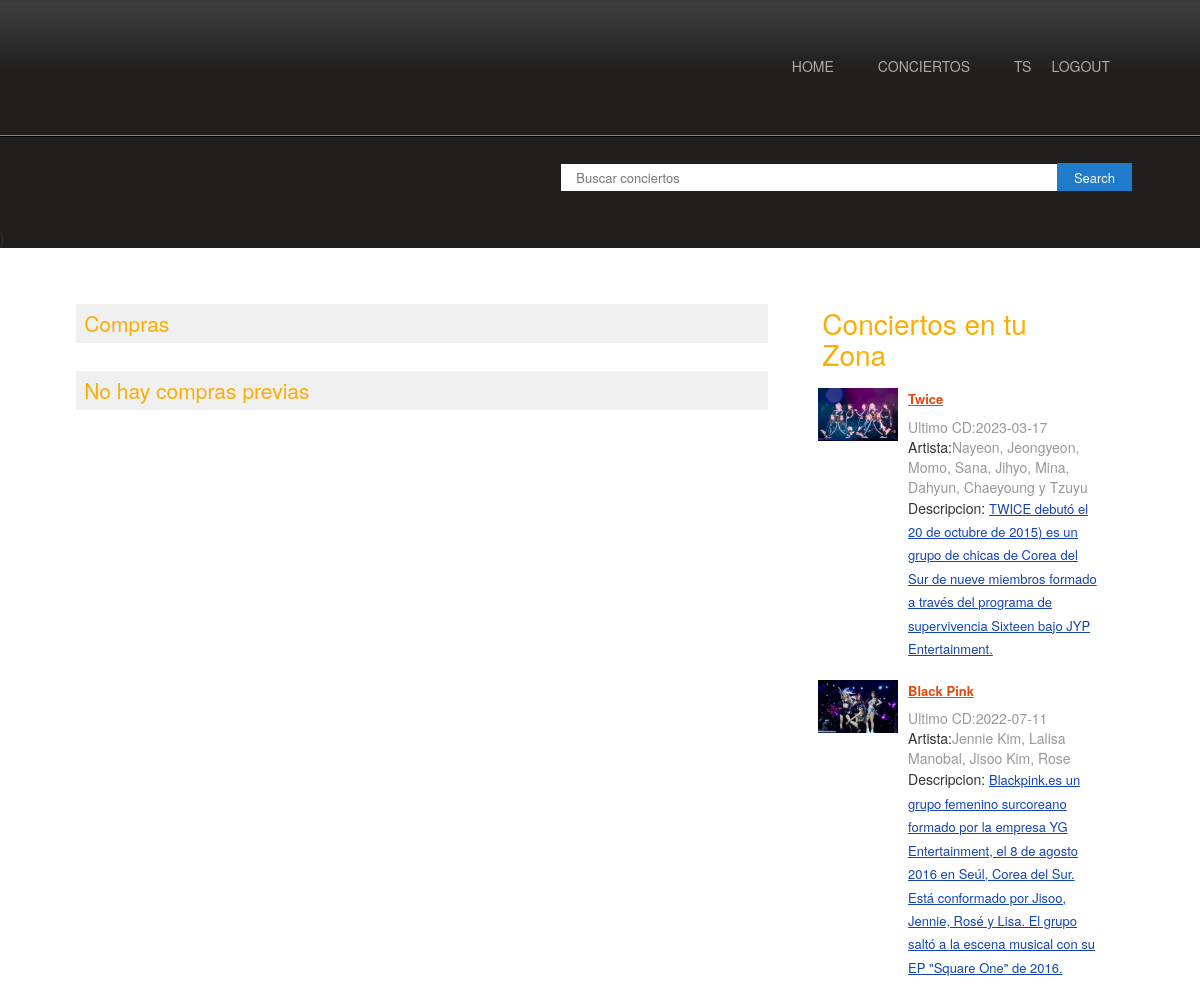
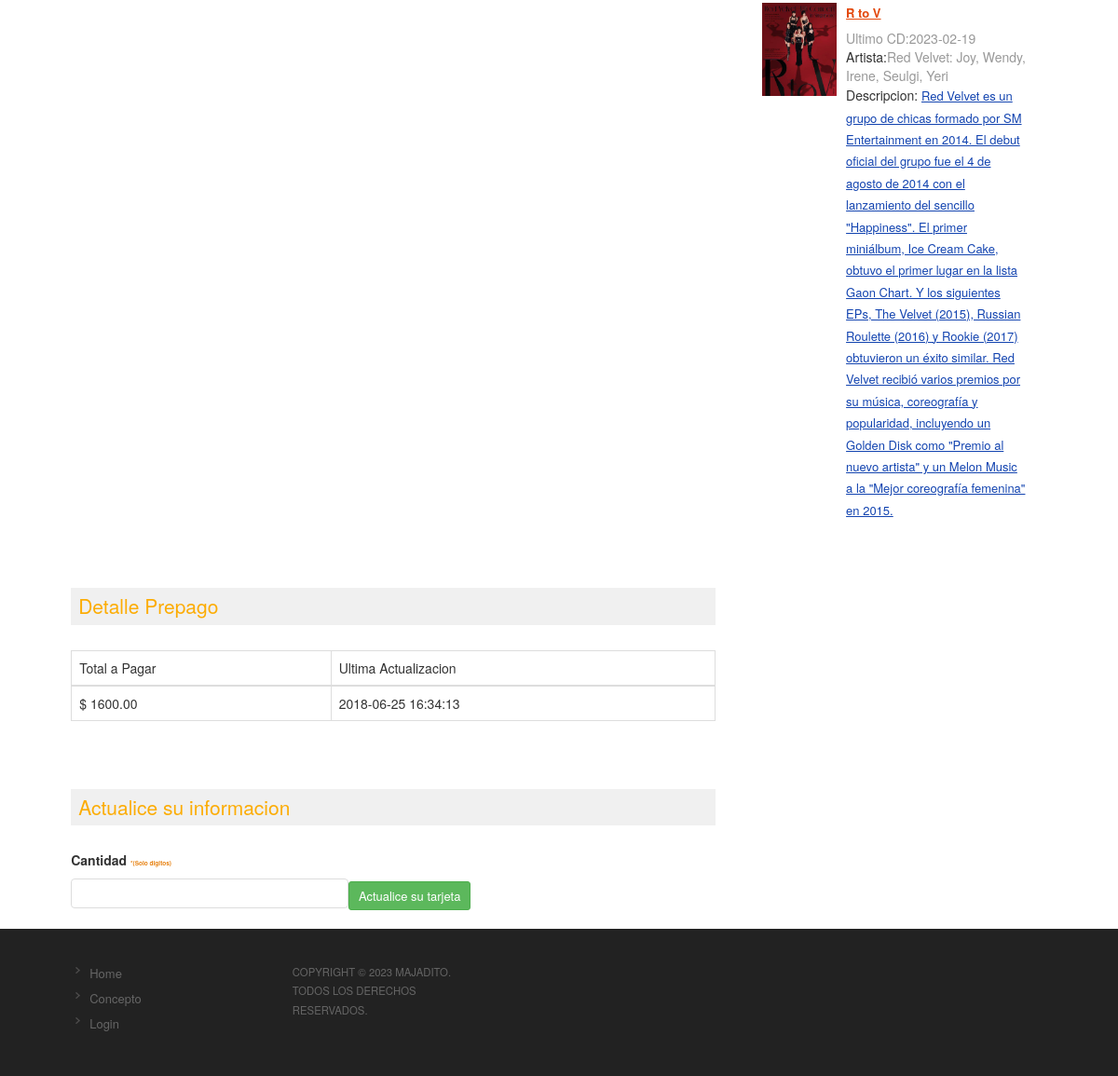
The page /profile.php (signed in) on the database its author committed (2 pictures, top to bottom).
### tables this page shows
CREATE TABLE `registro` (
  `user_id` int(11) NOT NULL,
  `nombre` varchar(100) DEFAULT NULL,
  `email` varchar(50) NOT NULL,
  `telefono` varchar(20) DEFAULT NULL,
  `edad` int(11) DEFAULT NULL,
  `genero` varchar(10) DEFAULT NULL,
  `totalPagar` decimal(8,2) DEFAULT NULL,
  `ultimaActualizacion` timestamp NOT NULL DEFAULT current_timestamp() ON UPDATE current_timestamp()
);

CREATE TABLE `concierto` (
  `concierto_id` int(11) NOT NULL,
  `estadio_id` int(11) DEFAULT NULL,
  `nombre_concierto` varchar(100) DEFAULT NULL,
  `artista` varchar(100) DEFAULT NULL,
  `desc` varchar(1000) NOT NULL,
  `fecha_debut` date DEFAULT NULL,
  `imagen` varchar(200) DEFAULT NULL,
  `estado` int(1) DEFAULT NULL
);

### profile.php (the view, shortened to what this page needs)
<?php include('header.php');
	?>
<div class="content">
	<div class="wrap">
		<div class="content-top">
				<div class="section group">
					<div class="about span_1_of_2">
						<h3>Compras</h3>
						<?php
				$bk=mysqli_query($con,"select * from bookings where user_id='".$_SESSION['user']."'");
				if(mysqli_num_rows($bk))
				{
					?>
					<table class="table table-bordered">
						<thead>
						<th>Ticket ID</th>
						<th>Artista</th>
						<th>Estadio</th>
						<th>Tier</th>
						<th>Show</th>
						<th>Asientos</th>
						<th>Precio</th>
						<th></th>
						</thead>
						<tbody>
						<?php
						while($bkg=mysqli_fetch_array($bk))
						{
							$m=mysqli_query($con,"select * from concierto where concierto_id=(select concierto_id from shows where show_id='".$bkg['show_id']."')");
							$mov=mysqli_fetch_array($m);
							$s=mysqli_query($con,"select * from arena where id='".$bkg['arena_id']."'");
							$srn=mysqli_fetch_array($s);
							$tt=mysqli_query($con,"select * from estadio where id='".$bkg['estadio_id']."'");
							$thr=mysqli_fetch_array($tt);
							$st=mysqli_query($con,"select * from show_fecha where fecha_id=(select fecha_id from shows where show_id='".$bkg['show_id']."')");
							$stm=mysqli_fetch_array($st);
							?>
							<tr>
								<td>
									<?php echo $bkg['ticket_id'];?>
								</td>
								<td>
									<?php echo $mov['nombre_concierto'];?>
								</td>
								<td>
									<?php echo $thr['nombre_estadio'];?>
								</td>
								<td>
									<?php echo $srn['nombre_arena'];?>
								</td>
								<td>
									<?php echo $stm['nombre'];?>
								</td>
								<td>
									<?php echo $bkg['nro_asientos'];?>
								</td>
								<td>
									$ <?php echo $bkg['cantidad'];?>
								</td>
								<td>
									<?php  if($bkg['fecha_ticket']<date('Y-m-d'))
									{
										?>
										<i class="glyphicon glyphicon-ok"></i>
										<?php
									}
									else
									{?>
									<button data-toggle="modal"  data-target="#cancel" class="btn btn-danger btn-sm" data-toggle="modal"><i class="fa fa-trash"></i> <a style="color:white;     text-decoration: none;
" href="cancel.php?id=<?php echo $bkg['book_id'];?>">Cancelar</a></i></button>
									<?php
									}
									?>
								</td>
							</tr>
							<?php
						}
						?></tbody>
					</table>
					<?php
				}
				else
				{
					?>
					<h3>No hay compras previas</h3>
					<?php
				}
				?>
					</div>
		         <?php include('concert_sidebar.php');?>
			</div>
			<div class="about span_1_of_2">
						<h3>Detalle Prepago</h3>
						<?php
				$pr=mysqli_query($con,"select * from registro where user_id='".$_SESSION['user']."'");
				if(mysqli_num_rows($pr))
				{
					?>
					<table class="table table-bordered">
						<thead>
						<th>Total a Pagar</th>
						<th>Ultima Actualizacion</th>
						</thead>
						<tbody>
						<?php
						while($prepaid=mysqli_fetch_array($pr))
						{
							?>
							<tr>
								<td>
								$	<?php echo $prepaid['totalPagar'];?>
								</td>
								<td>
									<?php echo $prepaid['ultimaActualizacion'];?>
								</td>
							</tr>
							<?php
						}
						?></tbody>
					</table>
					<?php
				}
				else
				{
					?>
					<h3>No hay detalles de cuenta</h3>
					<?php
				}
				?>		</div><div class="about span_1_of_2">
						<h3>Actualice su informacion</h3>
												<div>
            <label for="display-name"> Cantidad
            	 <span class="warning">*(Solo digitos)</span>
            </label>
            <form method="post" action="update.php">
            <input type="number" id="update" name="newAmountCard"
                   pattern="^(0|(([1-9]{1}|[1-9]{1}[0-9]{1}|[1-9]{1}[0-9]{2}){1}(\ [0-9]{3}){0,})),(([0-9]{2})|\-\-)([\ ]{1})$"
                   maxlength="250" minlength="1"  required /><button  class="btn btn-success btn-sm" ><a style="color:white;text-decoration: none;
" href="update.php?id=<?php echo $prepaid['prepaid_id'];?>">Actualice su tarjeta</a></button>
              </form>
        </div>
					</div>
		</div>
	</div>
<?php include('footer.php');?>

### header.php (shortened to what this page needs)
<?php
include('config.php');
?>
<!DOCTYPE HTML>
<html>
<head>
<link rel="stylesheet" href="css/style.css" type="text/css" media="all" />
<link rel="stylesheet" href="https://maxcdn.bootstrapcdn.com/bootstrap/3.3.7/css/bootstrap.min.css">
</head>
<body>
<div class="header">
    <div class="header-top">
        <div class="wrap">
              <div  class="nav-wrap">
                    <ul  class="group" id="example-one">
                       <li ><a href="index.php">Home</a></li>
                       <li ><a href="concert_events.php">Conciertos</a></li>
                        <li ><?php if(isset($_SESSION['user'])){
                       $us=mysqli_query($con,"select * from registro where user_id='".$_SESSION['user']."'");
        $user=mysqli_fetch_array($us);?><a href="profile.php"><?php echo $user['nombre'];?></a><a href="logout.php">Logout</a><?php }
        else{?><a href="login.php">Login</a><?php }?></li>
                    </ul>
			  </div>
   		</div>
    </div>
<div class="block">
	<div class="wrap">
        <form action="process_search.php" id="reservation-form" method="post" onsubmit="myFunction()">
		       <fieldset>
		       	<div class="field" >
                                <input type="text"  placeholder="Buscar conciertos" style="height:27px;width:500px"   id="search111" name="searching">
                                <input type="submit"   value="Search" style="height:28px;padding-top:4px" id="button111">
    </div>
		       </fieldset>
            </form>
   </div>
</div>

### concert_sidebar.php (shortened to what this page needs)
<div class="listview_1_of_3 images_1_of_3">
	<h3>Conciertos en tu Zona</h3>
	<?php
      	$qry2=mysqli_query($con,"select * from  concierto where estado='0' order by rand() limit 3");
      	  while($m=mysqli_fetch_array($qry2))
               {
                ?>
        <div class="content-left">
	<div class="listimg listimg_1_of_2">
		 <a href="about.php?id=<?php echo $m['concierto_id'];?>"><img src="<?php echo $m['imagen'];?>"></a>
	</div>
	<div class="text list_1_of_2">
		  <div class="extra-wrap1">
                                     <a href="booking.php?id=<?php echo $m['concierto_id'];?>" class="link4"><?php echo $m['nombre_concierto'];?></a><br>
                                    <span class="data">Ultimo CD:<?php echo $m['fecha_debut'];?></span><br>
                                    Artista:<Span class="data"><?php echo $m['artista'];?></span><br>
                                    Descripcion: <span" class="color2"><?php echo $m['desc'];?></span><br>
                                </div>
	</div>
</div>
   <?php
   	}
   	?>
</div>

### css/style.css (style rules this page uses)
html,body,div,span,applet,object,iframe,h1,h2,h3,h4,h5,h6,p,blockquote,pre,a,abbr,acronym,address,big,cite,code,del,dfn,em,img,ins,kbd,q,s,samp,small,strike,strong,sub,sup,tt,var,b,u,i,dl,dt,dd,ol,nav ul,nav li,fieldset,form,label,legend,table,caption,tbody,tfoot,thead,tr,th,td,article,aside,canvas,details,embed,figure,figcaption,footer,header,hgroup,menu,nav,output,ruby,section,summary,time,mark,audio,video { margin:0;padding:0;border:0;font-size:100%;font:inherit;vertical-align:baseline; }
ol,ul { list-style:none;margin:0;padding:0; }
table { border-collapse:collapse;border-spacing:0; }
a { text-decoration:none; }
img { max-width:100%; }
body { font-family: 'AmbleRegular'; background:#fff; }
.header { background: url(../images/hd-bg.png); }
.header-top { border-bottom: 2px ridge #333; }
.wrap { width:80%; margin:0 auto; }
.nav-wrap { float: right; width: 67%; margin: 50px auto; }
.nav-wrap ul { float:right; }
.group:after { visibility: hidden; display: block; content: ""; clear: both; height: 0; }
#example-one { margin: 0 auto; list-style: none; position: relative; }
#example-one li { display: inline-block; margin-right: 20px; }
#example-one a { color: #aaa; font-size: 14px; float: left; padding: 6px 10px 4px 10px; text-decoration: none; text-transform: uppercase; }
.block { margin-top: 20px; }
#reservation-form { float:right; margin-top:6px; }
#reservation-form .field { float:left; }
#reservation-form .field { display: block; height: 55px; font-size: 13px; color: #FAC9A9; margin-bottom: 10px; }
.content { background:#fff; padding: 20px 0; }
.listview_1_of_3 { display: block; float:left; margin: 0% 0 0% 1.6%; }
.listview_1_of_3 h3 { color:#FCAC03; font-size:2em; margin-bottom:5%; }
.data { color: #989898; margin-bottom: 1px; }
.listimg { display: block; float:left; }
.text { display: block; float:left; margin: 0% 0 7% 3.6%; }
.images_1_of_3 { width: 29.2%; padding:1.5%; }
.listimg_1_of_2 { width:28.2%; }
.list_1_of_2 { width: 68.2%; }
.images_1_of_3 img { max-width:100%; display:block; }
.link4 { font-weight: bold; color: #E3480B; display: inline-block; font-size: 13px; margin-bottom: 4%; text-decoration:underline; }
.color2 { text-decoration: underline; font-size:13px; line-height:1.8em; color:#1344B0; }
.content-top h3 { color: #FCAC03; font-size: 2em; padding: 1.5%; }
.about { display: block; float:left; }
.about:first-child { margin-left: 0; }
.span_1_of_2 { width: 67.1%; padding:1.5%; }
a { color:#888; font-size:13px; line-height:1.5em; }
.span_1_of_2 h3 { color:#FCAC03; font-size:1.5em; margin-bottom:4%; background:#f0f0f0; padding: 8px; }
@media only screen and (max-width:1280px) and (min-width:1024px) { .wrap { width:90%; } }

### footer.php (style rules this page uses)
.content { padding-bottom:0px !important; }
#search111 { padding:8px 15px; background-color:#fff; border:0px solid #dbdbdb; }
#button111 { position:relative; padding:6px 15px; left:-8px; border:2px solid #207cca; background-color:#207cca; color:#fafafa; }

### profile.php (style rules this page uses)
#update, label { width: 43%; }
#update { margin: .5rem 0; padding: .5rem; border-radius: 4px; border: 1px solid #ddd; }
label { display: inline-block; }
.warning { font-size: .65rem; color: #e67d09; }

### rows shown on the page
registro: nombre "TS", totalPagar "1600.00", ultimaActualizacion "2018-06-25 16:34:13"
concierto: imagen (picture), nombre_concierto "Twice", fecha_debut "2023-03-17", artista "Nayeon, Jeongyeon, Momo, Sana, Jihyo, Mina, Dahyun, Chaeyoung y Tzuyu", desc "TWICE debutó el 20 de octubre de 2015) es un grupo de chicas de Corea del Sur de nueve miembros formado a través del programa de supervivencia Sixteen bajo JYP Entertainment."
concierto: imagen (picture), nombre_concierto "Black Pink", fecha_debut "2022-07-11", artista "Jennie Kim, Lalisa Manobal, Jisoo Kim, Rose", desc "Blackpink,es un grupo femenino surcoreano formado por la empresa YG Entertainment, el 8 de agosto 2016 en Seúl, Corea del Sur. Está conformado por Jisoo, Jennie, Rosé y Lisa. El grupo saltó a la escena musical con su EP \"Square One\" de 2016."
concierto: imagen (picture), nombre_concierto "R to V", fecha_debut "2023-02-19", artista "Red Velvet: Joy, Wendy, Irene, Seulgi, Yeri", desc "Red Velvet es un grupo de chicas formado por SM Entertainment en 2014. El debut oficial del grupo fue el 4 de agosto de 2014 con el lanzamiento del sencillo \"Happiness\". El primer miniálbum, Ice Cream Cake, obtuvo el primer lugar en la lista Gaon Chart. Y los siguientes EPs, The Velvet (2015), Russian Roulette (2016) y Rookie (2017) obtuvieron un éxito similar. Red Velvet recibió varios premios por su música, coreografía y popularidad, incluyendo un Golden Disk como \"Premio al nuevo artista\" y un Melon Music a la \"Mejor coreografía femenina\" en 2015."
